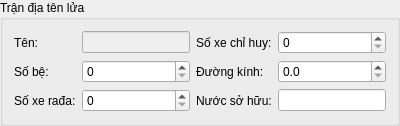
<?xml version="1.0" encoding="UTF-8"?>
<ui version="4.0">
 <class>RocketAttributeWidget</class>
 <widget class="QWidget" name="RocketAttributeWidget">
  <property name="geometry">
   <rect>
    <x>0</x>
    <y>0</y>
    <width>400</width>
    <height>120</height>
   </rect>
  </property>
  <property name="windowTitle">
   <string>RocketAttributeWidget</string>
  </property>
  <layout class="QGridLayout" name="gridLayout_2">
   <property name="leftMargin">
    <number>0</number>
   </property>
   <property name="topMargin">
    <number>0</number>
   </property>
   <property name="rightMargin">
    <number>0</number>
   </property>
   <property name="bottomMargin">
    <number>0</number>
   </property>
   <item row="0" column="0">
    <widget class="QGroupBox" name="groupBox">
     <property name="title">
      <string>Trận địa tên lửa</string>
     </property>
     <layout class="QGridLayout" name="gridLayout">
      <item row="0" column="0">
       <widget class="QLabel" name="label">
        <property name="text">
         <string>Tên:</string>
        </property>
       </widget>
      </item>
      <item row="0" column="1">
       <widget class="QLineEdit" name="tenLed">
        <property name="enabled">
         <bool>false</bool>
        </property>
       </widget>
      </item>
      <item row="0" column="2">
       <widget class="QLabel" name="label_9">
        <property name="text">
         <string>Số xe chỉ huy:</string>
        </property>
       </widget>
      </item>
      <item row="1" column="0">
       <widget class="QLabel" name="label_5">
        <property name="text">
         <string>Số bệ:</string>
        </property>
       </widget>
      </item>
      <item row="1" column="2">
       <widget class="QLabel" name="label_10">
        <property name="text">
         <string>Đường kính:</string>
        </property>
       </widget>
      </item>
      <item row="2" column="0">
       <widget class="QLabel" name="label_6">
        <property name="text">
         <string>Số xe rađa:</string>
        </property>
       </widget>
      </item>
      <item row="2" column="2">
       <widget class="QLabel" name="label_13">
        <property name="text">
         <string>Nước sở hữu:</string>
        </property>
       </widget>
      </item>
      <item row="2" column="3">
       <widget class="QLineEdit" name="nuocSoHuuLed"/>
      </item>
      <item row="1" column="3">
       <widget class="QDoubleSpinBox" name="duongKinhDspb">
        <property name="decimals">
         <number>1</number>
        </property>
        <property name="minimum">
         <double>0.000000000000000</double>
        </property>
        <property name="maximum">
         <double>100000000.000000000000000</double>
        </property>
        <property name="value">
         <double>0.000000000000000</double>
        </property>
       </widget>
      </item>
      <item row="1" column="1">
       <widget class="QSpinBox" name="soBeSpb"/>
      </item>
      <item row="2" column="1">
       <widget class="QSpinBox" name="soXeRadaSpb"/>
      </item>
      <item row="0" column="3">
       <widget class="QSpinBox" name="soXeChiHuySpb"/>
      </item>
     </layout>
    </widget>
   </item>
  </layout>
 </widget>
 <layoutdefault spacing="6" margin="11"/>
 <tabstops>
  <tabstop>tenLed</tabstop>
  <tabstop>soBeSpb</tabstop>
  <tabstop>soXeRadaSpb</tabstop>
  <tabstop>soXeChiHuySpb</tabstop>
  <tabstop>duongKinhDspb</tabstop>
  <tabstop>nuocSoHuuLed</tabstop>
 </tabstops>
 <resources/>
 <connections/>
</ui>
